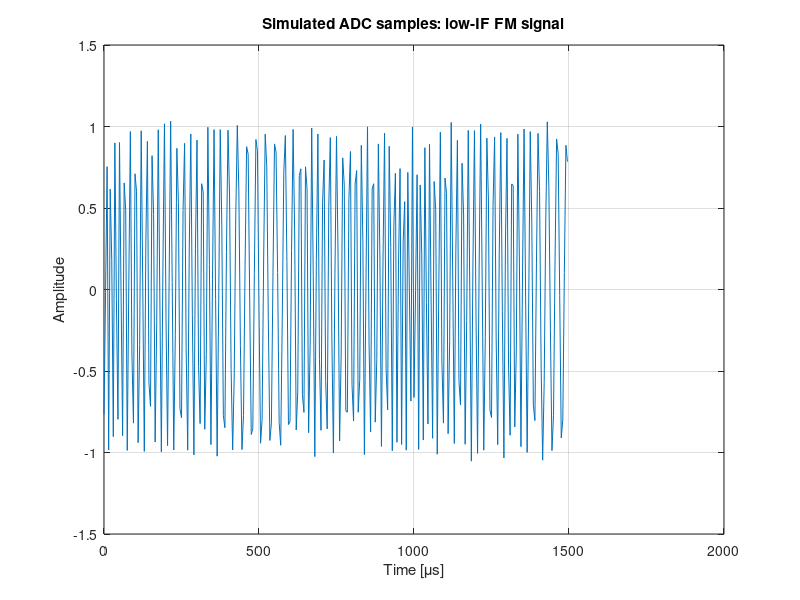
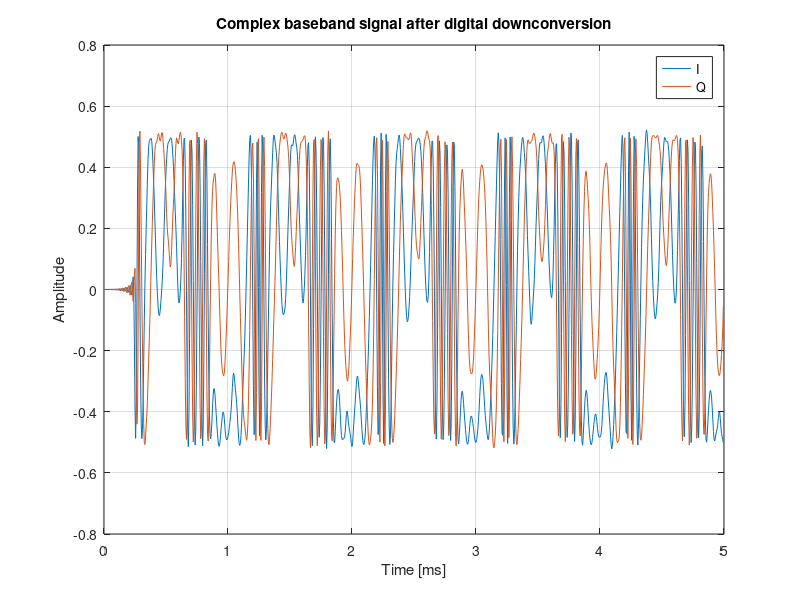
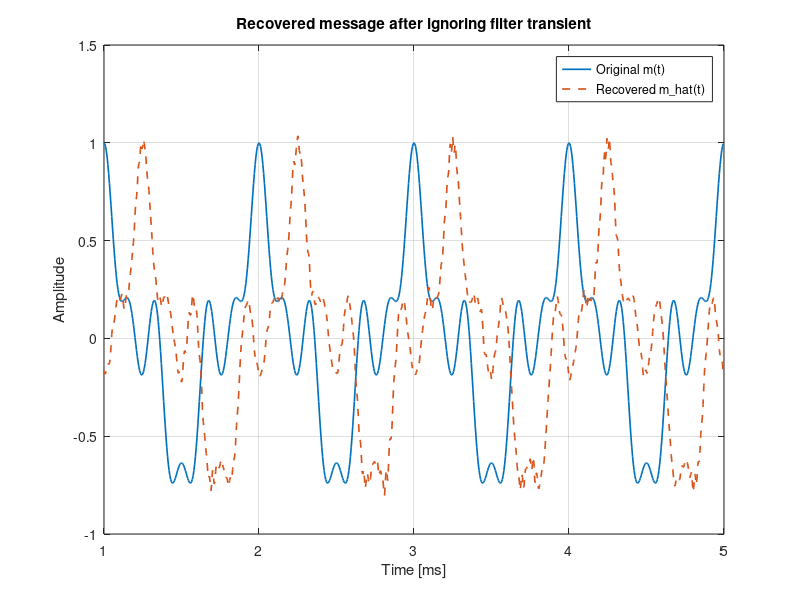
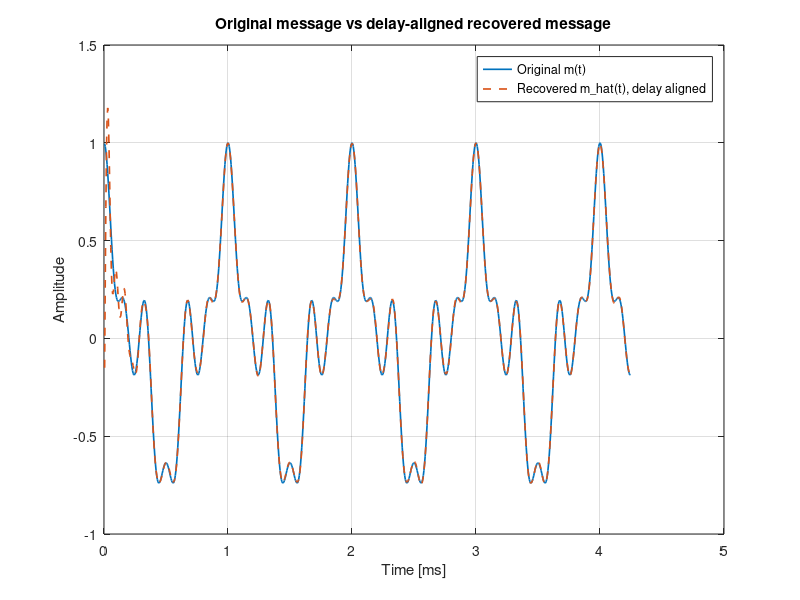

Source code (MATLAB) for these figures, in order: (Note: this script raises an error after producing the figures.)
clear;
clc;
close all;

%% Sampling and IF parameters
fs  = 200e3;
Ts = 1/fs;
Tsim = 5e-3;
t = 0:Ts:Tsim-Ts;

fIF = 50e3;

%% Test message
fm = 1e3;                  % 1 kHz test audio tone
m = 0.6*cos(2*pi*1e3*t) + 0.3*cos(2*pi*3e3*t) + 0.2*cos(2*pi*6e3*t);
m = m / max(abs(m));

%% FM deviation
df  = 25e3;      

%% Instantaneous frequency of the low-IF FM signal
fi = fIF + df*m;
%% Generate sampled low-IF FM waveform
phase = 2*pi*cumsum(fi)/fs;
%% Ideal analogue low-IF FM waveform before ADC
x_if_ideal = cos(phase);
%% Add analogue IF noise before ADC
SNR_dB = 30;   % start with a clean but realistic-ish test

signal_power = mean(x_if_ideal.^2);
noise_power  = signal_power / (10^(SNR_dB/10));
rng(1);   % repeatable noise for golden-model testing
noise = sqrt(noise_power) * randn(size(x_if_ideal));

x_if_noisy = x_if_ideal + noise;

%% ADC model: level shift + quantization + digital centering
adc_bits = 12;
adc_levels = 2^adc_bits;

% Put bipolar IF waveform into a normalized unipolar ADC range [0, 1]
adc_headroom = 0.2;                 % keeps signal away from rails
x_adc_unipolar = 0.5 + adc_headroom*x_if_noisy;

% Clip just in case
x_adc_unipolar = min(max(x_adc_unipolar, 0), 1);

% Quantize to ADC integer codes
x_adc_code = round(x_adc_unipolar*(adc_levels - 1));
%% ADC diagnostics
num_clipped_low  = sum(x_adc_code == 0);
num_clipped_high = sum(x_adc_code == adc_levels - 1);

fprintf('ADC headroom  = %.2f\n', adc_headroom);
fprintf('ADC code min  = %d\n', min(x_adc_code));
fprintf('ADC code max  = %d\n', max(x_adc_code));
fprintf('Clipped low   = %d samples\n', num_clipped_low);
fprintf('Clipped high  = %d samples\n', num_clipped_high);

% Convert ADC codes back to signed normalized DSP samples
x_adc = (x_adc_code/(adc_levels - 1) - 0.5)/adc_headroom;
%% Plot a short section of the ADC waveform
Nplot = 300;

figure;
plot(t(1:Nplot)*1e6, x_adc(1:Nplot));
grid on;
xlabel('Time [\mus]');
ylabel('Amplitude');
title('Simulated ADC samples: low-IF FM signal');
%% Digital downconversion from low IF to complex baseband
lo = exp(-1*j*2*pi*fIF*t);
fprintf('max imag(lo)   = %.3f\n', max(abs(imag(lo))));
z_mixed = x_adc .* lo;
%% Low-pass filter after mixing
lpf_order = 100;
fc_lpf = 40e3;                  % DDC LPF cutoff for 200 kS/s case
b = fir1(lpf_order, fc_lpf/(fs/2));

z_bb = filter(b, 1, z_mixed);

%% Plot I and Q after downconversion
figure;
plot(t*1e3, real(z_bb));
hold on;
plot(t*1e3, imag(z_bb));
grid on;
xlabel('Time [ms]');
ylabel('Amplitude');
title('Complex baseband signal after digital downconversion');
legend('I', 'Q');

%% FM demodulation using phase difference
dphi = angle(z_bb(2:end) .* conj(z_bb(1:end-1)));

% Convert phase change per sample to recovered normalized message
m_hat = dphi * fs / (2*pi*df);
t_demod = t(2:end);
%% Audio low-pass filter after FM demodulation
audio_lpf_order = 200;
fc_audio = 15e3;

b_audio = fir1(audio_lpf_order, fc_audio/(fs/2));

m_hat_audio = filter(b_audio, 1, m_hat);

%% Ignore filter transient for cleaner view
skip = 200;

figure;
plot(t_demod(skip:end)*1e3, m(skip+1:end), 'LineWidth', 1.2);
hold on;
plot(t_demod(skip:end)*1e3, m_hat(skip:end), '--', 'LineWidth', 1.2);
grid on;
xlabel('Time [ms]');
ylabel('Amplitude');
title('Recovered message after ignoring filter transient');
legend('Original m(t)', 'Recovered m\_hat(t)');

%% Align recovered message by compensating filter delays
D_if    = lpf_order/2;
D_audio = audio_lpf_order/2;
D_total = D_if + D_audio;

m_hat_aligned = m_hat_audio(D_total+1:end);
m_ref_aligned = m(2:end-D_total);
t_aligned     = t_demod(1:end-D_total);

figure;
plot(t_aligned*1e3, m_ref_aligned, 'LineWidth', 1.2);
hold on;
plot(t_aligned*1e3, m_hat_aligned, '--', 'LineWidth', 1.2);
grid on;
xlabel('Time [ms]');
ylabel('Amplitude');
title('Original message vs delay-aligned recovered message');
legend('Original m(t)', 'Recovered m\_hat(t), delay aligned');

%% Downsample recovered audio to audio-rate samples
M_decim = 4; 
fs_audio = fs / M_decim;

m_audio_out = m_hat_aligned(1:M_decim:end);
m_audio_ref = m_ref_aligned(1:M_decim:end);
t_audio     = t_aligned(1:M_decim:end);

figure;
plot(t_audio*1e3, m_audio_ref, 'LineWidth', 1.2);
hold on;
plot(t_audio*1e3, m_audio_out, '--', 'LineWidth', 1.2);
grid on;
xlabel('Time [ms]');
ylabel('Amplitude');
title('Recovered audio after downsampling to 50 kS/s');
legend('Reference audio', 'Recovered audio');

%% Golden model error measurement
skip = 200;   % ignore startup transient

x_ref = m_ref_aligned(skip:end);
x_hat = m_hat_aligned(skip:end);

err = x_ref - x_hat;

rmse = sqrt(mean(err.^2));
max_abs_err = max(abs(err));

% Correlation without using corr()
x_ref0 = x_ref - mean(x_ref);
x_hat0 = x_hat - mean(x_hat);

corr_val = sum(x_ref0 .* x_hat0) / sqrt(sum(x_ref0.^2) * sum(x_hat0.^2));

fprintf('RMSE          = %.6f\n', rmse);
fprintf('Max abs error = %.6f\n', max_abs_err);
fprintf('Correlation   = %.6f\n', corr_val);

%% Audio-rate error measurement, ignoring initial transient
skip_audio = ceil(0.2e-3 * fs_audio);   % ignore first 0.2 ms

x_audio_ref = m_audio_ref(skip_audio+1:end);
x_audio_out = m_audio_out(skip_audio+1:end);

err_audio = x_audio_ref - x_audio_out;

rmse_audio = sqrt(mean(err_audio.^2));
max_abs_err_audio = max(abs(err_audio));

% Audio correlation without corr()
x_audio_ref0 = x_audio_ref - mean(x_audio_ref);
x_audio_out0 = x_audio_out - mean(x_audio_out);

corr_audio = sum(x_audio_ref0 .* x_audio_out0) / ...
             sqrt(sum(x_audio_ref0.^2) * sum(x_audio_out0.^2));

fprintf('Audio fs      = %.0f Hz\n', fs_audio);
fprintf('Audio RMSE    = %.6f\n', rmse_audio);
fprintf('Audio max err = %.6f\n', max_abs_err_audio);
fprintf('Audio corr    = %.6f\n', corr_audio);
fprintf('SNR test      = %.1f dB\n', SNR_dB);
%% Pass/fail check
if exist('SNR_dB', 'var')
    rmse_limit = 2e-2;      % relaxed limit for noisy IF test
    corr_limit = 0.999;
    check_name = sprintf('NOISY IF CHECK at %.1f dB SNR', SNR_dB);
else
    rmse_limit = 1e-3;      % strict clean golden-model limit
    corr_limit = 0.999;
    check_name = 'CLEAN GOLDEN MODEL CHECK';
end

if rmse < rmse_limit && corr_val > corr_limit && ...
   rmse_audio < rmse_limit && corr_audio > corr_limit && ...
   num_clipped_low == 0 && num_clipped_high == 0

    fprintf('\n%s: PASS\n', check_name);
else
    fprintf('\n%s: FAIL\n', check_name);
end

%% Export Verilog test vectors: ADC input and centred expected output
adc_mid = 2^(adc_bits-1);

adc_input_u12 = uint16(x_adc_code);
adc_expected_s13 = int16(int32(x_adc_code) - adc_mid);

writematrix(adc_input_u12(:), 'adc_input_u12.txt');
writematrix(adc_expected_s13(:), 'adc_expected_s13.txt');

fprintf('\nExported Verilog test vectors:\n');
fprintf('adc_input_u12.txt\n');
fprintf('adc_expected_s13.txt\n');
